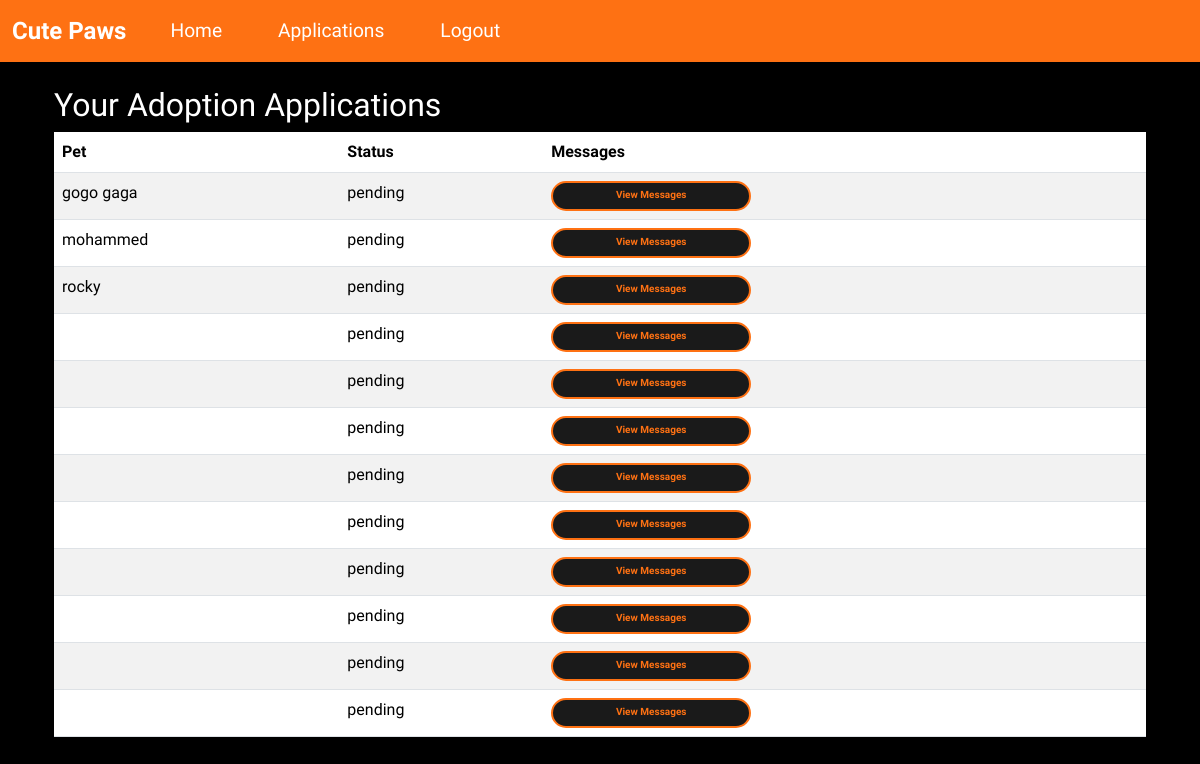
/applications (signed in), run on the app's committed database.
### wepsite/models.py (models this page shows)
class AdoptionApplication(db.Model):
    id = db.Column(db.Integer, primary_key=True)
    pet_id = db.Column(db.Integer, db.ForeignKey('pet.id'))
    user_id = db.Column(db.Integer, db.ForeignKey('user.id'))
    application_date = db.Column(db.DateTime, default=func.now())
    answers = db.Column(db.Text)
    status = db.Column(db.String(20), default='pending')
    messages = db.relationship(
        'Message',
        backref='application',
        lazy=True,
        cascade="all, delete-orphan"
    )

class Pet(db.Model):
    id             = db.Column(db.Integer, primary_key=True)
    name           = db.Column(db.String(100))
    age            = db.Column(db.Integer)
    breed          = db.Column(db.String(100))
    description    = db.Column(db.Text)
    city           = db.Column(db.String(100))  # Changed from location to city
    image_filename = db.Column(db.String(200))
    is_adopted     = db.Column(db.Boolean, default=False)
    is_deleted = db.Column(db.Boolean, default=False)
    adoption_date = db.Column(db.DateTime)
    posted_by      = db.Column(db.Integer, db.ForeignKey('user.id'))
    poster = db.relationship('User', foreign_keys=[posted_by])
    applications = db.relationship(
        'AdoptionApplication',
        backref="pet",
        lazy=True,
        cascade="all, delete-orphan"
    )

### wepsite/views.py (the view)
@views.route('/applications')
@login_required
def applications():
    if current_user.is_admin:
        apps = AdoptionApplication.query.order_by(AdoptionApplication.id.desc()).all()
    else:
        apps = AdoptionApplication.query.filter_by(user_id=current_user.id).order_by(AdoptionApplication.id.desc()).all()
    for app in apps:
        app.unread = Message.query.filter(
            Message.application_id == app.id,
            Message.sender_id != current_user.id,
            Message.is_read == False
        ).count()
    return render_template('applications.html', user=current_user, applications=apps)

### wepsite/templates/applications.html (shortened to what this page needs)
{% extends "base.html" %}
{% block content %}
<div class="container mt-4">
    <h2>Your Adoption Applications</h2>
    <table class="table table-striped">
        <thead>
            <tr>
                <th>Pet</th>
                <th>Status</th>
                <th>Messages</th>
            </tr>
        </thead>
        <tbody>
            {% for app in applications %}
                <tr>
                    <td>{{ app.pet.name }}</td>
                    <td>{{ app.status }}</td>
                    <td>
                        <a href="{{ url_for('views.messages', application_id=app.id) }}" class="btn btn-primary btn-sm">
                            View Messages
                        </a>
                    </td>
                </tr>
            {% endfor %}
        </tbody>
    </table>
</div>
{% endblock %}

### wepsite/templates/base.html (style rules this page uses)
body { background-color: #000000; font-family: "Saira", sans-serif; font-optical-sizing: auto; color: #fff; margin: 0; padding: 0; height: 100vh; }
.btn { border-radius: 35px; width: 200px; height: 30px; border: 2px solid #fe7113; background-color: #1a1a1a; color: #fe7113; font-size: 10px; font-weight: bold; cursor: pointer; }

### data on the page
AdoptionApplication: pet.name "gogo gaga", status "pending"
AdoptionApplication: pet.name "mohammed", status "pending"
AdoptionApplication: pet.name "rocky", status "pending"
AdoptionApplication: status "pending"
AdoptionApplication: status "pending"
AdoptionApplication: status "pending"
AdoptionApplication: status "pending"
AdoptionApplication: status "pending"
AdoptionApplication: status "pending"
AdoptionApplication: status "pending"
AdoptionApplication: status "pending"
AdoptionApplication: status "pending"
